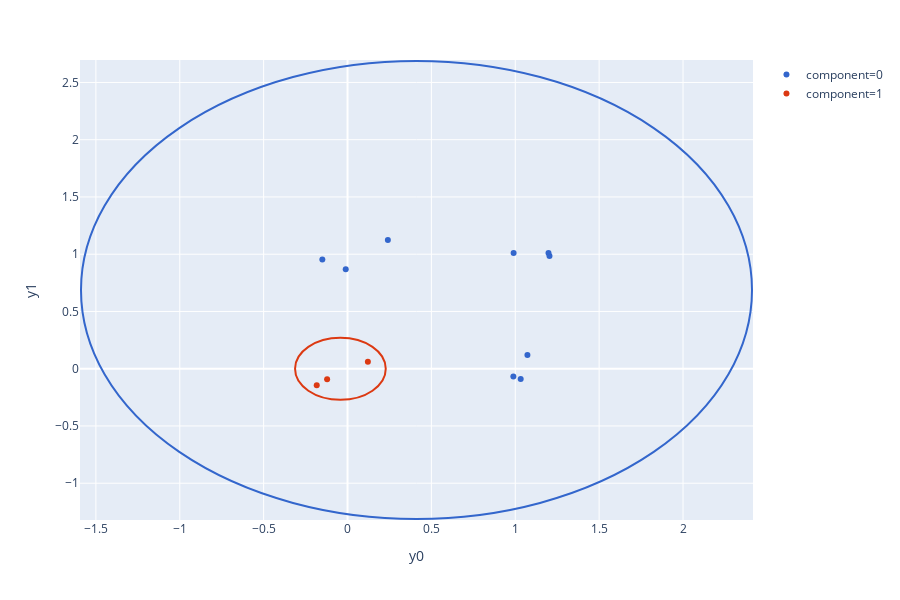

Notebook code cell kept with this figure:
### Markdown cell above
Plot the components for the sample with the most number of clusters

### Code cell
t = posterior_samples.get_variable(gmm.K()).squeeze().detach().numpy().argmax()
components = np.array([posterior_samples.get_variable(gmm.component(i)).squeeze()[t].item() for i in range(n)])
_k = posterior_samples.get_variable(gmm.K()).squeeze()[t].int().item()
fig = draw_points_and_components(
    np.vstack([prior_sample.get_variable(gmm.y(i)).squeeze()[-1].detach().numpy() for i in range(n)]),
    components,
    np.vstack([posterior_samples.get_variable(gmm.mu(i)).squeeze()[t,:].detach().numpy()
               for i in range(_k) if i in np.unique(components)]),
    np.array([posterior_samples.get_variable(gmm.sigma(i)).squeeze()[t].item()
              for i in range(_k) if i in np.unique(components)]),
)
fig.show()

### Figure 1 — Plotly figure (JSON) as saved in the notebook; plotly's stock layout.template omitted (floating-point values rounded to 4 significant figures)
{"data": [{"hoverlabel": {"namelength": 0}, "hovertemplate": "component=0<br>y0=%{x}<br>y1=%{y}", "legendgroup": "component=0", "marker": {"color": "#3366CC", "symbol": "circle"}, "mode": "markers", "name": "component=0", "showlegend": true, "type": "scatter", "x": [-0.01074, 0.9886, 0.99, -0.1501, 1.032, 1.204, 0.2404, 1.072, 1.198], "xaxis": "x", "y": [0.8696, -0.0688, 1.011, 0.9532, -0.09098, 0.9846, 1.123, 0.1194, 1.011], "yaxis": "y"}, {"hoverlabel": {"namelength": 0}, "hovertemplate": "component=1<br>y0=%{x}<br>y1=%{y}", "legendgroup": "component=1", "marker": {"color": "#DC3912", "symbol": "circle"}, "mode": "markers", "name": "component=1", "showlegend": true, "type": "scatter", "x": [-0.1216, 0.1214, -0.1836], "xaxis": "x", "y": [-0.0927, 0.06036, -0.1437], "yaxis": "y"}], "layout": {"height": 600, "legend": {"tracegroupgap": 0}, "margin": {"t": 60}, "shapes": [{"line": {"color": "#3366CC"}, "type": "circle", "x0": -1.589, "x1": 2.411, "xref": "x", "y0": -1.313, "y1": 2.687, "yref": "y"}, {"line": {"color": "#DC3912"}, "type": "circle", "x0": -0.3128, "x1": 0.228, "xref": "x", "y0": -0.2713, "y1": 0.2695, "yref": "y"}], "xaxis": {"anchor": "y", "domain": [0, 1], "title": {"text": "y0"}}, "yaxis": {"anchor": "x", "domain": [0, 1], "title": {"text": "y1"}}}}
